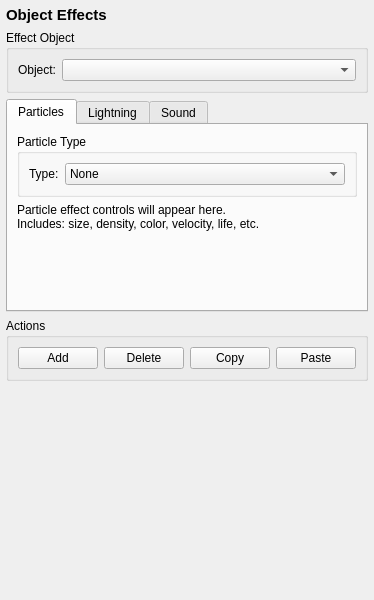
<?xml version="1.0" encoding="UTF-8"?>
<ui version="4.0">
 <class>EffectTool</class>
 <widget class="QWidget" name="EffectTool">
  <property name="geometry">
   <rect>
    <x>0</x>
    <y>0</y>
    <width>300</width>
    <height>600</height>
   </rect>
  </property>
  <layout class="QVBoxLayout" name="verticalLayout">
   <property name="spacing">
    <number>6</number>
   </property>
   <property name="leftMargin">
    <number>6</number>
   </property>
   <property name="topMargin">
    <number>6</number>
   </property>
   <property name="rightMargin">
    <number>6</number>
   </property>
   <property name="bottomMargin">
    <number>6</number>
   </property>
   
   <item>
    <widget class="QLabel" name="labelTitle">
     <property name="text">
      <string>Object Effects</string>
     </property>
     <property name="styleSheet">
      <string>font-weight: bold; font-size: 11pt;</string>
     </property>
    </widget>
   </item>
   
   <item>
    <widget class="QGroupBox" name="groupEffectObject">
     <property name="title">
      <string>Effect Object</string>
     </property>
     <layout class="QFormLayout" name="formLayout">
      <item row="0" column="0">
       <widget class="QLabel" name="labelObject">
        <property name="text">
         <string>Object:</string>
        </property>
       </widget>
      </item>
      <item row="0" column="1">
       <widget class="QComboBox" name="comboObjects">
        <property name="toolTip">
         <string>Select object to edit effects</string>
        </property>
       </widget>
      </item>
     </layout>
    </widget>
   </item>
   
   <item>
    <widget class="QTabWidget" name="tabEffectTypes">
     <property name="currentIndex">
      <number>0</number>
     </property>
     
     <!-- Particle Effects Tab -->
     <widget class="QWidget" name="tabParticles">
      <attribute name="title">
       <string>Particles</string>
      </attribute>
      <layout class="QVBoxLayout" name="particlesLayout">
       <item>
        <widget class="QGroupBox" name="groupParticleType">
         <property name="title">
          <string>Particle Type</string>
         </property>
         <layout class="QFormLayout" name="formLayout_2">
          <item row="0" column="0">
           <widget class="QLabel" name="labelParticleType">
            <property name="text">
             <string>Type:</string>
            </property>
           </widget>
          </item>
          <item row="0" column="1">
           <widget class="QComboBox" name="comboParticleType">
            <item>
             <property name="text">
              <string>None</string>
             </property>
            </item>
            <item>
             <property name="text">
              <string>Smoke</string>
             </property>
            </item>
            <item>
             <property name="text">
              <string>Fire</string>
             </property>
            </item>
            <item>
             <property name="text">
              <string>Sparks</string>
             </property>
            </item>
           </widget>
          </item>
         </layout>
        </widget>
       </item>
       
       <item>
        <widget class="QLabel" name="labelParticlePlaceholder">
         <property name="text">
          <string>Particle effect controls will appear here.
Includes: size, density, color, velocity, life, etc.</string>
         </property>
         <property name="alignment">
          <set>Qt::AlignTop|Qt::AlignLeft</set>
         </property>
         <property name="wordWrap">
          <bool>true</bool>
         </property>
        </widget>
       </item>
       
       <item>
        <spacer name="verticalSpacer_1">
         <property name="orientation">
          <enum>Qt::Vertical</enum>
         </property>
         <property name="sizeHint" stdset="0">
          <size>
           <width>20</width>
           <height>40</height>
          </size>
         </property>
        </spacer>
       </item>
      </layout>
     </widget>
     
     <!-- Lightning Effects Tab -->
     <widget class="QWidget" name="tabLightning">
      <attribute name="title">
       <string>Lightning</string>
      </attribute>
      <layout class="QVBoxLayout" name="lightningLayout">
       <item>
        <widget class="QGroupBox" name="groupLightningStyle">
         <property name="title">
          <string>Lightning Style</string>
         </property>
         <layout class="QFormLayout" name="formLayout_3">
          <item row="0" column="0">
           <widget class="QLabel" name="labelLightningStyle">
            <property name="text">
             <string>Style:</string>
            </property>
           </widget>
          </item>
          <item row="0" column="1">
           <widget class="QComboBox" name="comboLightningStyle">
            <item>
             <property name="text">
              <string>None</string>
             </property>
            </item>
            <item>
             <property name="text">
              <string>Bolt</string>
             </property>
            </item>
            <item>
             <property name="text">
              <string>Arc</string>
             </property>
            </item>
           </widget>
          </item>
         </layout>
        </widget>
       </item>
       
       <item>
        <widget class="QLabel" name="labelLightningPlaceholder">
         <property name="text">
          <string>Lightning effect controls will appear here.
Includes: target, color, intensity, duration, etc.</string>
         </property>
         <property name="alignment">
          <set>Qt::AlignTop|Qt::AlignLeft</set>
         </property>
         <property name="wordWrap">
          <bool>true</bool>
         </property>
        </widget>
       </item>
       
       <item>
        <spacer name="verticalSpacer_2">
         <property name="orientation">
          <enum>Qt::Vertical</enum>
         </property>
         <property name="sizeHint" stdset="0">
          <size>
           <width>20</width>
           <height>40</height>
          </size>
         </property>
        </spacer>
       </item>
      </layout>
     </widget>
     
     <!-- Sound Effects Tab -->
     <widget class="QWidget" name="tabSound">
      <attribute name="title">
       <string>Sound</string>
      </attribute>
      <layout class="QVBoxLayout" name="soundLayout">
       <item>
        <widget class="QGroupBox" name="groupSoundVolume">
         <property name="title">
          <string>Sound Volume</string>
         </property>
         <layout class="QFormLayout" name="formLayout_4">
          <item row="0" column="0">
           <widget class="QLabel" name="labelVolume">
            <property name="text">
             <string>Volume:</string>
            </property>
           </widget>
          </item>
          <item row="0" column="1">
           <widget class="QSlider" name="sliderVolume">
            <property name="maximum">
             <number>100</number>
            </property>
            <property name="value">
             <number>50</number>
            </property>
            <property name="orientation">
             <enum>Qt::Horizontal</enum>
            </property>
           </widget>
          </item>
         </layout>
        </widget>
       </item>
       
       <item>
        <widget class="QLabel" name="labelSoundPlaceholder">
         <property name="text">
          <string>Sound effect controls will appear here.
Includes: sound file, volume, loop, range, etc.</string>
         </property>
         <property name="alignment">
          <set>Qt::AlignTop|Qt::AlignLeft</set>
         </property>
         <property name="wordWrap">
          <bool>true</bool>
         </property>
        </widget>
       </item>
       
       <item>
        <spacer name="verticalSpacer_3">
         <property name="orientation">
          <enum>Qt::Vertical</enum>
         </property>
         <property name="sizeHint" stdset="0">
          <size>
           <width>20</width>
           <height>40</height>
          </size>
         </property>
        </spacer>
       </item>
      </layout>
     </widget>
    </widget>
   </item>
   
   <item>
    <widget class="QGroupBox" name="groupActions">
     <property name="title">
      <string>Actions</string>
     </property>
     <layout class="QHBoxLayout" name="horizontalLayout">
      <item>
       <widget class="QPushButton" name="btnAdd">
        <property name="text">
         <string>Add</string>
        </property>
        <property name="toolTip">
         <string>Add effect to object</string>
        </property>
       </widget>
      </item>
      <item>
       <widget class="QPushButton" name="btnDelete">
        <property name="text">
         <string>Delete</string>
        </property>
        <property name="toolTip">
         <string>Remove effect from object</string>
        </property>
       </widget>
      </item>
      <item>
       <widget class="QPushButton" name="btnCopy">
        <property name="text">
         <string>Copy</string>
        </property>
        <property name="toolTip">
         <string>Copy effect settings</string>
        </property>
       </widget>
      </item>
      <item>
       <widget class="QPushButton" name="btnPaste">
        <property name="text">
         <string>Paste</string>
        </property>
        <property name="toolTip">
         <string>Paste effect settings</string>
        </property>
       </widget>
      </item>
     </layout>
    </widget>
   </item>
   
   <item>
    <spacer name="verticalSpacer">
     <property name="orientation">
      <enum>Qt::Vertical</enum>
     </property>
     <property name="sizeHint" stdset="0">
      <size>
       <width>20</width>
       <height>40</height>
      </size>
     </property>
    </spacer>
   </item>
  </layout>
 </widget>
 <resources/>
 <connections/>
</ui>
